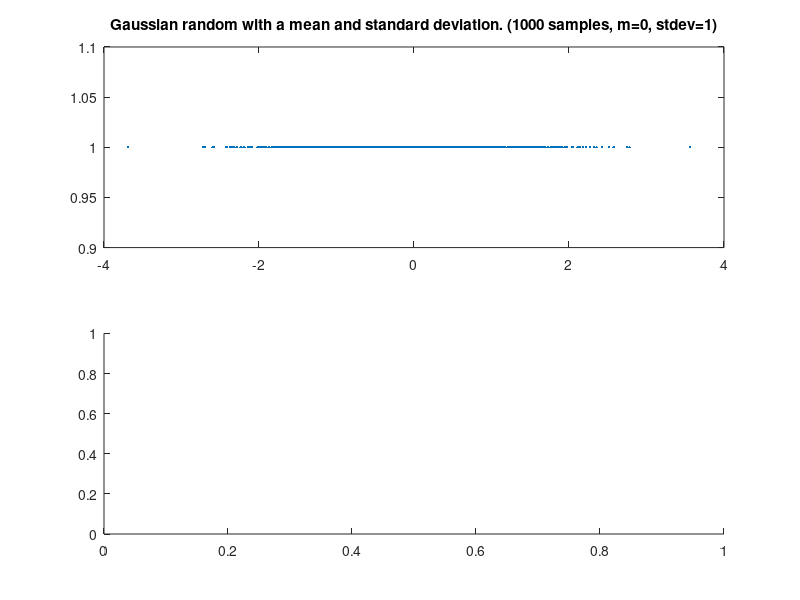

Source code (MATLAB): (Note: this script raises an error after producing the figure.)
clc; clear; close all;
A = load('out_samplertest.txt');
x = ones(size(A));


figure;
buf = sprintf('Gaussian random with a mean and standard deviation. (%d samples, m=0, stdev=1)', size(A, 1));
subplot(2,1,1);
plot( A,x, '.');
title(buf);

subplot(2,1,2);
histogram(A);
title('histogram');